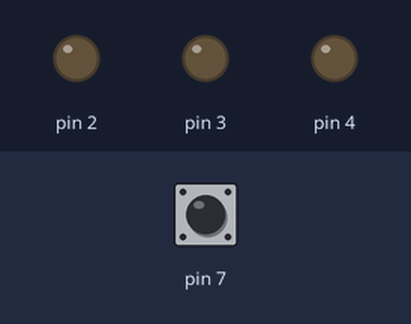
Simulated run of this sketch. Board: Arduino Uno, built with avr-gcc and run on an emulated ATmega328P. Shown: output pins drawn as LEDs (lit = HIGH). Inputs (shaded band) come from the test bench; at power-on: pin 7 LOW.

Above: at 1.2 s.
1.3 s: pin 7 pulsed HIGH 5 times (0.12 s each, 0.3 s apart)
At 1.87 s:
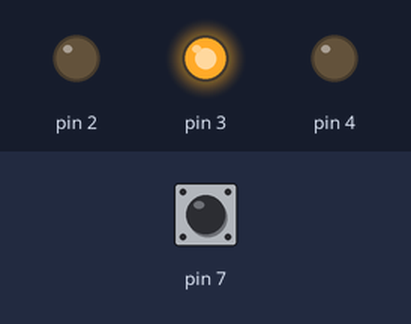
At 3.4 s:
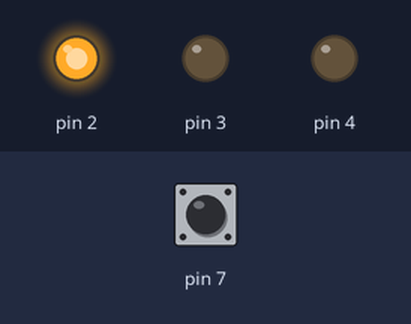
Timing chart, 0 to 4.9 s (numbered marks = the images above; inputs shaded):
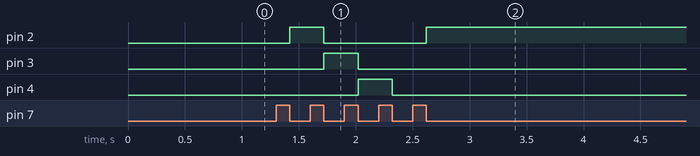

Measured:
- after the input at 1.3 s, pin 2: LOW → HIGH after 0.12 s, → LOW 0.30 s later, → HIGH 0.90 s later; pin 3: LOW → HIGH after 0.42 s, → LOW 0.30 s later; pin 4: LOW → HIGH after 0.72 s, → LOW 0.30 s later

The sketch:

aula09-classes.ino
```cpp
class Btn{
  public:
  int  botao_clicado, botao_liberado,pino;
    Btn(int p){
      pino=p;
      botao_clicado=0;
      botao_liberado=0;
  }
    bool Press(){
      if(digitalRead(pino)==HIGH){
        botao_clicado=1;
        botao_liberado=0;
      }else{
        botao_liberado=1;
      }
      if(botao_clicado==1 and botao_liberado==1){
        botao_clicado=0;
        botao_liberado=0;
        return true;
      }else
        return false;
    }
};

class Cor{
  public:
    int led_vermelho,led_azul,led_verde,maximo,ciclo;
    Cor(int pino_vermelho,int pino_azul,int pino_verde){
      led_vermelho=pino_vermelho;
        led_azul=pino_azul;
        led_verde=pino_verde;
        ciclo=0;
        maximo=4;
    }
    void TrocaLed(){
      switch(ciclo){
        case 0:
          CorLed(1,0,0);
          break;
        case 1:
          CorLed(0,1,0);
          break;
      case 2:
          CorLed(0,0,1);
          break;
        case 3:
          CorLed(0,0,0);
          break;
      }
      ciclo++;
      if(ciclo>maximo-1){
        ciclo=0;
      }
    }
  private:
    void CorLed(int r,int b,int g){
      digitalWrite(led_vermelho,r);
      digitalWrite(led_azul,b);
      digitalWrite(led_verde,g);
  }
};

Btn botao(7);
Cor cor(2,3,4);

void setup(){
  pinMode(2,OUTPUT);
    pinMode(3,OUTPUT);
    pinMode(4,OUTPUT);
    pinMode(7,INPUT);
}

void loop(){
  if(botao.Press()){
      cor.TrocaLed();
  }
}
```
